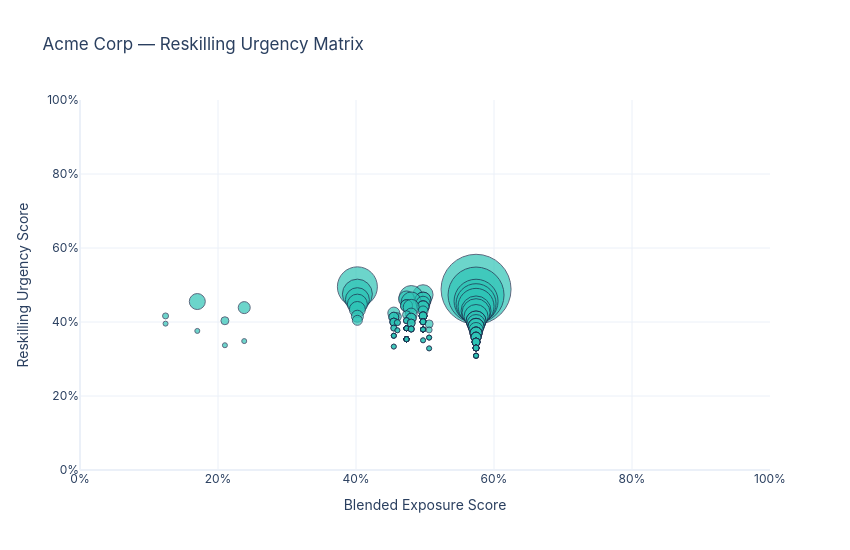

Notebook cell for this chart:
### Code cell
fig = urgency_matrix(roles, scores, urgency_scores, title="Acme Corp — Reskilling Urgency Matrix")
fig.update_layout(height=550, width=850)
fig.show()

### Figure 1 — Plotly figure (JSON) as saved in the notebook; plotly's stock layout.template omitted (floating-point values rounded to 4 significant figures; data arrays with more than 128 entries replaced by an {"elided": "..."} marker saying what was removed)
{"data": [{"hovertemplate": {"elided": "200 str values"}, "marker": {"color": {"elided": "200 str values"}, "line": {"color": "#1B2A4A", "width": 1}, "opacity": 0.7, "size": {"elided": "200 int values"}}, "mode": "markers", "type": "scatter", "x": {"elided": "200 float values"}, "y": {"elided": "200 float values"}}], "layout": {"font": {"family": "Inter, sans-serif", "size": 12}, "height": 550, "showlegend": false, "title": {"text": "Acme Corp — Reskilling Urgency Matrix"}, "width": 850, "xaxis": {"range": [0, 1], "tickformat": ".0%", "title": {"text": "Blended Exposure Score"}}, "yaxis": {"range": [0, 1], "tickformat": ".0%", "title": {"text": "Reskilling Urgency Score"}}}}
